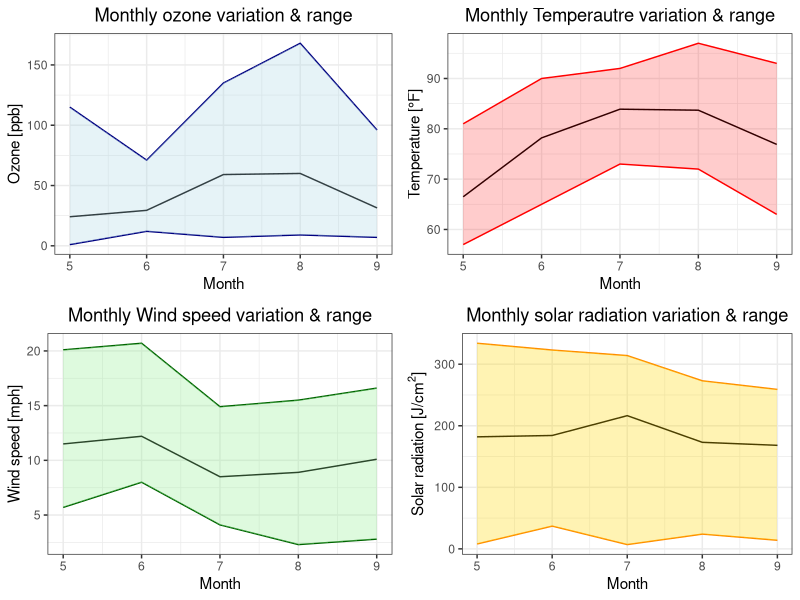
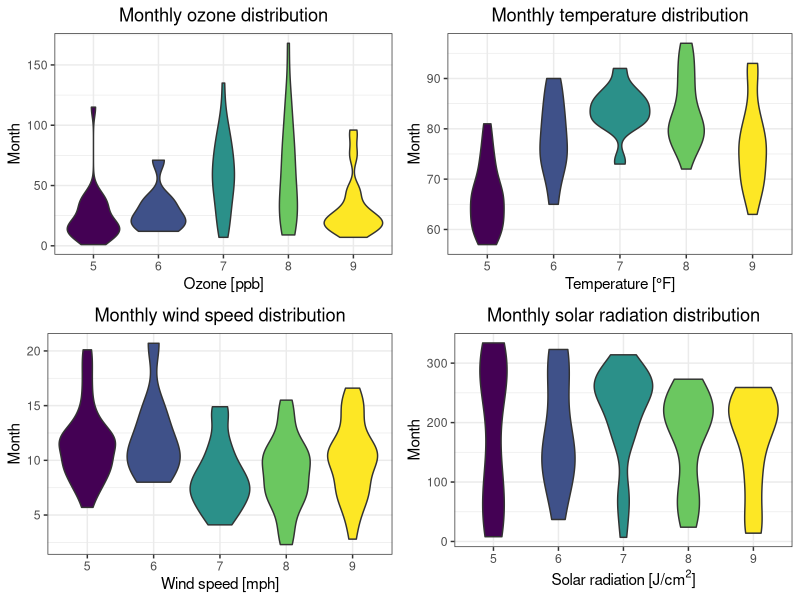
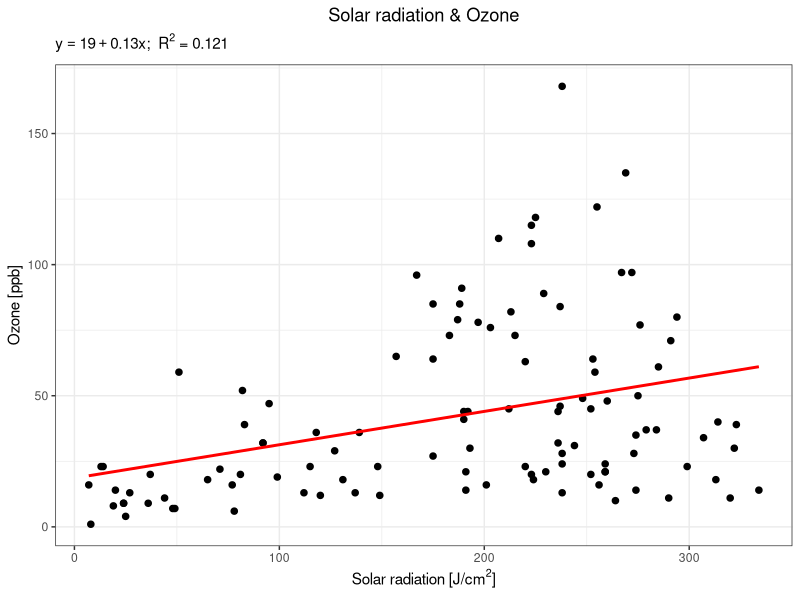
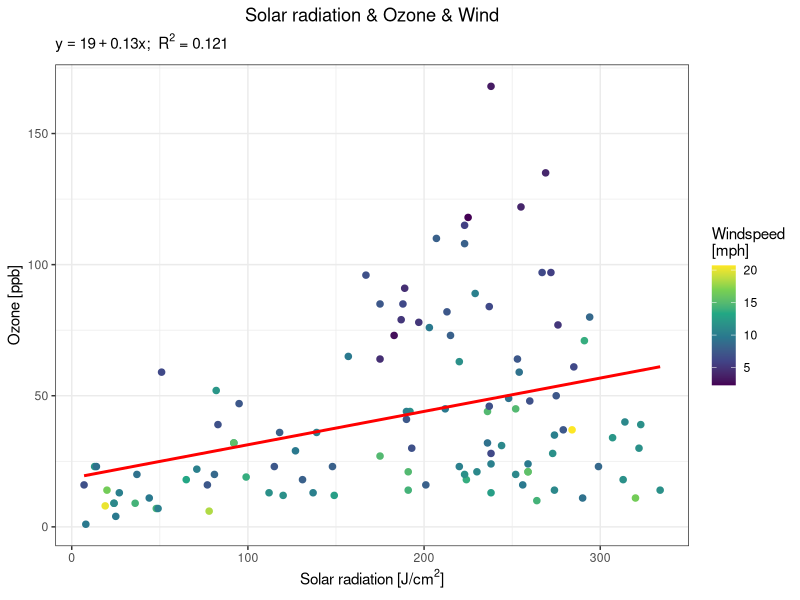

These charts were generated, in order, by the following R code:
## ---- chunk 1
library(tidyr)
library(ggplot2)
library(readr)
library(lubridate)
library(dplyr)
## ---- chunk 2
#Deleting each row with NA values and storing it into as separate variable 
oz <- airquality %>% drop_na()

#Aggregating over months
#Mean values
oz_mean <- oz %>% group_by(Month) %>% summarise(
  Ozone = round(mean(Ozone), 1),
  Wind = round(mean(Wind), 1),
  Solar.R = round(mean(Solar.R), 1),
  Temp = round(mean(Temp), 1)
)

#Minimum values
oz_min <- oz %>% group_by(Month) %>% summarise(
  Ozone = min(Ozone),
  Wind = min(Wind),
  Solar.R = min(Solar.R),
  Temp = min(Temp)
)

#Maximum values
oz_max <- oz %>% group_by(Month) %>% summarise(
  Ozone = max(Ozone),
  Wind = max(Wind),
  Solar.R = max(Solar.R),
  Temp = max(Temp)
)

#Variance
oz_var <- oz %>% group_by(Month) %>% summarise(
  Ozone = round(var(Ozone), 1),
  Wind = round(var(Wind), 1),
  Solar.R = round(var(Solar.R), 1),
  Temp = round(var(Temp), 1)
)

#Creating tables containing statistics of
#Windspeed
wind_stats <- data.frame(oz_min$Month, oz_min$Wind, oz_max$Wind, oz_mean$Wind, oz_var$Wind)
colnames(wind_stats) <- c("Month", "Minimum", "Maximum", "Mean", "Variance")

#Ozone
ozone_stats <- data.frame(oz_min$Month, oz_min$Ozone, oz_max$Ozone, oz_mean$Ozone, oz_var$Ozone)
colnames(ozone_stats) <- c("Month", "Minimum", "Maximum", "Mean", "Variance")

#Solar radiation
solar_stats <- data.frame(oz_min$Month, oz_min$Solar.R, oz_max$Solar.R, oz_mean$Solar.R, oz_var$Solar.R)
colnames(solar_stats) <- c("Month", "Minimum", "Maximum", "Mean", "Variance")

#Temperature
temp_stats <- data.frame(oz_min$Month, oz_min$Temp, oz_max$Temp, oz_mean$Temp, oz_var$Temp)
colnames(temp_stats) <- c("Month", "Minimum", "Maximum", "Mean", "Variance")

#Create table
knitr::kable(wind_stats, caption = "Windspeed statistics")
knitr::kable(ozone_stats, caption = "Ozone statistics")
knitr::kable(temp_stats, caption = "Temperature statistics")
knitr::kable(solar_stats, caption = "Solar radiation statistics")
## ---- chunk 3
#Expression solar radiation
sol_rad <- substitute("Solar radiation [J/"*cm^2*"]") 
    as.character(as.expression(sol_rad))
## ---- chunk 4
#Monthly mean, max and min ozone values
p1 <- ggplot(data = oz_mean,aes(x = Month,y = Ozone)) + geom_line() + #Average line
  geom_line(data = oz_min, aes(x = Month, y = Ozone),col = "navy") + #Minimum line
  geom_line(data = oz_max, aes(x = Month, y = Ozone),col = "navy") + #Maximum line
  geom_ribbon(aes(x = Month, ymin = oz_min$Ozone, ymax = oz_max$Ozone),fill = "lightblue",alpha = 0.3) + #Filling 
  labs(title = "Monthly ozone variation & range") + #Title
  labs(y = "Ozone [ppb]") + #y-axis label
  theme_bw() +
  theme(legend.position = "none") + #Hide legend
  theme(plot.title = element_text(hjust = 0.5)) #Center title

#Monthly mean, max and min temperature values
p2 <- ggplot(data = oz_mean,aes(x = Month,y = Temp)) + geom_line() + #Average line
  geom_line(data = oz_min, aes(x = Month, y = Temp),col = "red") + #Minimum line
  geom_line(data = oz_max, aes(x = Month, y = Temp),col = "red") + #Maximum line
  geom_ribbon(aes(x = Month, ymin = oz_min$Temp, ymax = oz_max$Temp),fill = "red",alpha = 0.2) + #Filling 
  labs(title = "Monthly Temperautre variation & range") + #Title
  labs(y = "Temperature [°F]") + #y-axis label
  theme_bw() +
  theme(legend.position = "none") + #Hide legend
  theme(plot.title = element_text(hjust = 0.5)) #Center title

#Monthly mean, max and min wind values
p3 <- ggplot(data = oz_mean,aes(x = Month,y = Wind)) + geom_line() + #Average line
  geom_line(data = oz_min, aes(x = Month, y = Wind),col = "darkgreen") + #Minimum line
  geom_line(data = oz_max, aes(x = Month, y = Wind),col = "darkgreen") + #Maximum line
  geom_ribbon(aes(x = Month, ymin = oz_min$Wind, ymax = oz_max$Wind),fill = "lightgreen",alpha = 0.3) + #Filling 
  labs(title = "Monthly Wind speed variation & range") + #Title
  labs(y = "Wind speed [mph]") + #y-axis label
  theme_bw() +
  theme(legend.position = "none") + #Hide legend
  theme(plot.title = element_text(hjust = 0.5)) #Center title

#Monthly mean, max and min solar radiation values
p4 <- ggplot(data = oz_mean,aes(x = Month,y = Solar.R)) + geom_line() + #Average line
  geom_line(data = oz_min, aes(x = Month, y = Solar.R),col = "darkorange") + #Minimum line
  geom_line(data = oz_max, aes(x = Month, y = Solar.R),col = "darkorange") + #Maximum line
  geom_ribbon(aes(x = Month, ymin = oz_min$Solar.R, ymax = oz_max$Solar.R),fill = "gold",alpha = 0.3) + #Filling 
  labs(title = "Monthly solar radiation variation & range") + #Title
  labs(y = sol_rad) + #y-axis label
  theme_bw() +
  theme(legend.position = "none") + #Hide legend
  theme(plot.title = element_text(hjust = 0.5)) #Center title

cowplot::plot_grid(p1,p2,p3,p4)
## ---- chunk 5
#Violin plot ozone
v1 <- ggplot(oz, aes(factor(Month), Ozone, fill = Month)) + 
  geom_violin() + #Generate violin plot
  scale_fill_viridis_c() + #Color palette
  theme_bw() +
  theme(legend.position = "none") + #Hide legend
  labs(x = "Ozone [ppb]") + #x-axis label
  labs(title = "Monthly ozone distribution") + #Title
  labs(y = "Month") + #y-axis label
  theme(plot.title = element_text(hjust = 0.5)) #Center title

#Violin plot temperature
v2 <- ggplot(oz, aes(factor(Month), Temp, fill = Month)) + 
  geom_violin() + #Generate violin plot
  scale_fill_viridis_c() + #Color palette
  theme_bw() +
  theme(legend.position = "none") + #Hide legend
  labs(x = "Temperature [°F]") + #x-axis label
  labs(title = "Monthly temperature distribution") + #Title
  labs(y = "Month") + #y-axis label
  theme(plot.title = element_text(hjust = 0.5)) #Center title

#Violin plot wind speed
v3 <- ggplot(oz, aes(factor(Month), Wind, fill = Month)) + 
  geom_violin() + #Generate violin plot
  scale_fill_viridis_c() + #Color palette
  theme_bw() +
  theme(legend.position = "none") + #Hide legend
  labs(x = "Wind speed [mph]") + #x-axis label
  labs(title = "Monthly wind speed distribution") + #Title
  labs(y = "Month") + #y-axis label
  theme(plot.title = element_text(hjust = 0.5)) #Center title

#Violin plot solar radiation
v4 <- ggplot(oz, aes(factor(Month), Solar.R, fill = Month)) + 
  geom_violin() + #Generate violin plot
  scale_fill_viridis_c() + #Color palette
  theme_bw() +
  theme(legend.position = "none") + #Hide legend
  labs(x = sol_rad) + #x-axis label
  labs(title = "Monthly solar radiation distribution") + #Title
  labs(y = "Month") + #y-axis label
  theme(plot.title = element_text(hjust = 0.5)) #Center title

cowplot::plot_grid(v1,v2,v3,v4)
## ---- chunk 6
#linear ozone-solar radiation model
lm_os <- lm(Ozone ~ Solar.R,oz)               #Creating linear model

#Expression Linear function & R^2 value
eq <- substitute(y == a + b*x*";"~~R^2~"="~r2,
                 list(a = format(unname(coef(lm_os)[1]), digits = 2),
                      b = format(unname(coef(lm_os)[2]), digits = 2),
                      r2 = format(summary(lm_os)$r.squared, digits = 3)))
as.character(as.expression(eq))
## ---- chunk 7
#Plot regression
ggplot(data = oz,aes(x = Solar.R, y = Ozone)) + geom_point(shape = 20, size = 3) +
  geom_smooth(method = "lm",col = "red",se = F) + #Regression line
  theme_bw() +
  labs(y = "Ozone [ppb]") + #x-axis label
  labs(subtitle = eq) + #Subtitle with R^2
  labs(x = sol_rad) + #y-axis label
  labs(title = "Solar radiation & Ozone") + #Title
  theme(plot.title = element_text(hjust = 0.5)) #Center title
## ---- chunk 8
#Plot regression & wind
ggplot(data = oz,aes(x = Solar.R, y = Ozone, colour = Wind)) +
  geom_point(shape = 20, size = 3) +
  geom_smooth(method = "lm",col = "red",se = F) + #Regression line
  scale_color_viridis_c() +
  theme_bw() +
  labs(y = "Ozone [ppb]") + #x-axis label
  labs(x = sol_rad) + #y-axis label
  labs(title = "Solar radiation & Ozone & Wind") + #Title
  labs(subtitle = eq) + #Subtitle with R^2
  labs(colour = "Windspeed\n[mph]") + #Note: \n creates a new row
  theme(plot.title = element_text(hjust = 0.5)) #Center title
